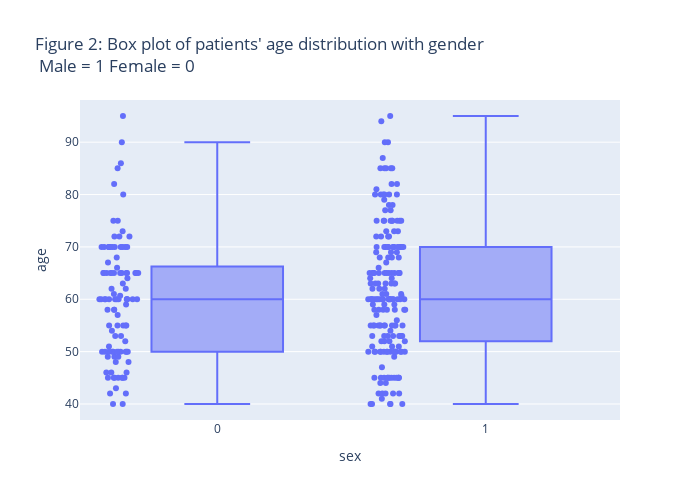

The cell this chart's notebook holds for it:
### Code cell
# plot_boxplot(heart_data, 'sex', 'age', None,'Figure 3: Box plot of patients\' age distribution with death event')
plot_boxplot(heart_data, 'sex', 'age', "all",'Figure 2: Box plot of patients\' age distribution with gender <br> '
                                             'Male = 1 Female = 0')

### Figure 1 — Plotly figure (JSON) as saved in the notebook; plotly's stock layout.template omitted (floating-point values rounded to 4 significant figures; data arrays with more than 128 entries replaced by an {"elided": "..."} marker saying what was removed)
{"data": [{"alignmentgroup": "True", "notched": false, "type": "box", "marker": {"color": "#636efa"}, "legendgroup": "", "offsetgroup": "", "xaxis": "x", "showlegend": false, "boxpoints": "all", "y": {"elided": "299 float values"}, "y0": " ", "name": "", "hovertemplate": "sex=%{x}<br>age=%{y}<extra></extra>", "orientation": "v", "x": {"elided": "299 int values"}, "x0": " ", "yaxis": "y"}], "layout": {"xaxis": {"domain": [0.0, 1.0], "title": {"text": "sex"}, "anchor": "y"}, "height": 500, "title": {"text": "Figure 2: Box plot of patients' age distribution with gender <br> Male = 1 Female = 0"}, "width": 700, "legend": {"tracegroupgap": 0}, "yaxis": {"domain": [0.0, 1.0], "title": {"text": "age"}, "anchor": "x"}, "boxmode": "group"}}
